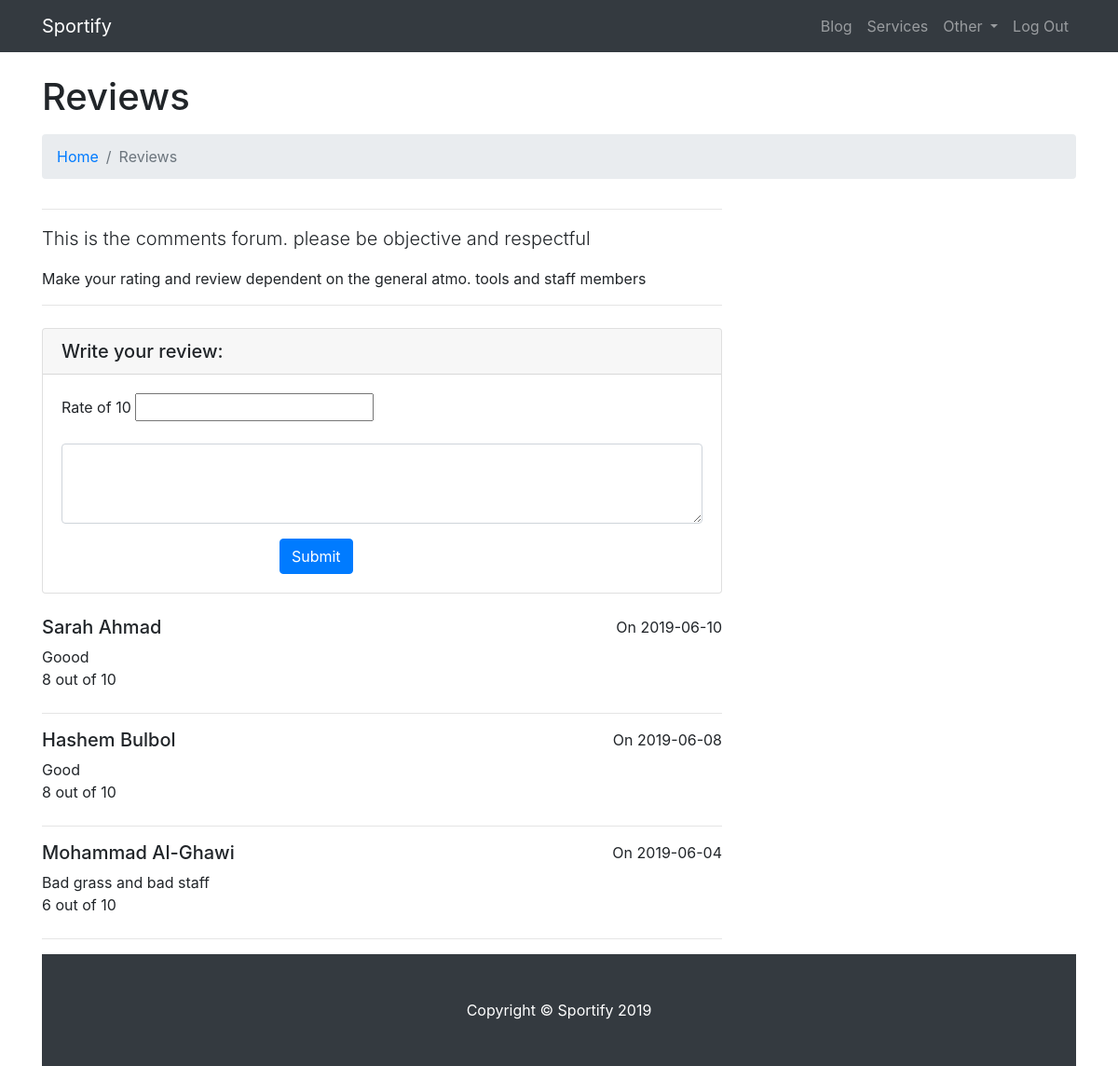
Screenshot of /reviews.php?id=44 with the database file from the repository.
### tables this page shows
CREATE TABLE `review` (
  `id` int(11) NOT NULL,
  `text` text NOT NULL,
  `date` date NOT NULL,
  `rate` int(11) NOT NULL
);

CREATE TABLE `client` (
  `id` int(11) NOT NULL,
  `fname` varchar(50) NOT NULL,
  `lname` varchar(50) NOT NULL,
  `phone` int(11) NOT NULL,
  `birthdate` date NOT NULL,
  `un` varchar(50) NOT NULL,
  `pw` varchar(50) NOT NULL,
  `fitlevel` varchar(50) NOT NULL,
  `longitude` double NOT NULL,
  `latitude` double NOT NULL
);

### reviews.php (the view, shortened to what this page needs)
<!DOCTYPE html>
<?php
$con=mysqli_connect("localhost","root","","sportify");
$id = $_GET['id'];
$revq = "SELECT review.rate, review.text, review.date, client.fname, client.lname from review INNER join revsub ON revsub.rid = review.id INNER join activity on revsub.actid = activity.id INNER JOIN client on client.id = revsub.cid where revsub.actid = $id order by review.date desc";
$res = mysqli_query($con, $revq);
$typeQ = "SELECT type from activity where id=$id";
$Typeres = mysqli_query($con, $typeQ);
$rrr = mysqli_fetch_array($Typeres);
$t = $rrr[0];
?>
<html lang="en">
<head>
  <link href="vendor/bootstrap/css/bootstrap.min.css" rel="stylesheet">
  <link href="css/modern-business.css" rel="stylesheet">
</head>
<body>
    <nav class="navbar fixed-top navbar-expand-lg navbar-dark bg-dark fixed-top">
    <div class="container">
      <a class="navbar-brand" href="index.php">Sportify</a>
      <div class="collapse navbar-collapse" id="navbarResponsive">
        <ul class="navbar-nav ml-auto">
		<li class="nav-item">
            <a class="nav-link" href="blog.php">Blog</a>
          </li>
          <li class="nav-item">
            <a class="nav-link" href="services.html">Services</a>
          </li>
          <li class="nav-item dropdown">
            <a class="nav-link dropdown-toggle" href="#" id="navbarDropdownBlog" data-toggle="dropdown" aria-haspopup="true" aria-expanded="false">
              Other
            </a>
          </li>
		<li class="nav-item">
            <a class="nav-link" href="logout.php">Log Out</a>
          </li>
		</ul>
      </div>
    </div>
  </nav>
  <div class="container">
    <h1 class="mt-4 mb-3">Reviews
      </h1>
    <ol class="breadcrumb">
      <li class="breadcrumb-item">
        <a href="activityredi.php?id=<?php echo $id."&t=$t"; ?>"> Home</a>
      </li>
      <li class="breadcrumb-item active">Reviews</li>
    </ol>
    <div class="row">
      <div class="col-lg-8">
        <hr>
        <p class="lead"> This is the comments forum. please be objective and respectful</p>
        <p>Make your rating and review dependent on the general atmo. tools and staff members</p>
        <hr>
        <div class="card my-4">
          <h5 class="card-header">Write your review:</h5>
          <div class="card-body">
            <form method="post" action="<?php echo $_SERVER['PHP_SELF']."?id=$id"; ?>">
				Rate of 10 <input type="number" name="rate">
              <div class="form-group">
<br>
			   <textarea name="text" class="form-control" rows="3"></textarea>
              </div>
              <button  name ="comment" type="submit" class="btn btn-primary">Submit</button>
            </form>
          </div>
        </div>
<?php while($rev = mysqli_fetch_array($res)){
echo "<div class='media mb-4'>";
echo  "<div class='media-body'>";
echo "<h5 class='mt-0'>". $rev['fname']." ". $rev['lname']."</h5>";
echo $rev['text'];
echo "<br>";
echo $rev['rate']. " out of 10" ;
echo "</div>";
echo "On ". $rev['date'];
echo "</div>";
echo "<hr>";
}?>
    </div>
  </div>
  <footer class="py-5 bg-dark">
    <div class="container">
      <p class="m-0 text-center text-white">Copyright &copy; Sportify 2019</p>
    </div>
  </footer>
</body>
</html>

### css/modern-business.css (style rules this page uses)
body { padding-top: 56px; }
.btn-primary { position:relative; left: 34%; }
body { background-color: #FFFFFF; }

### rows the page displays
review: client.fname "Sarah", client.lname "Ahmad", text "Goood", rate "8", date "2019-06-10"
review: client.fname "Hashem", client.lname "Bulbol", text "Good", rate "8", date "2019-06-08"
review: client.fname "Mohammad", client.lname "Al-Ghawi", text "Bad grass and bad staff", rate "6", date "2019-06-04"
